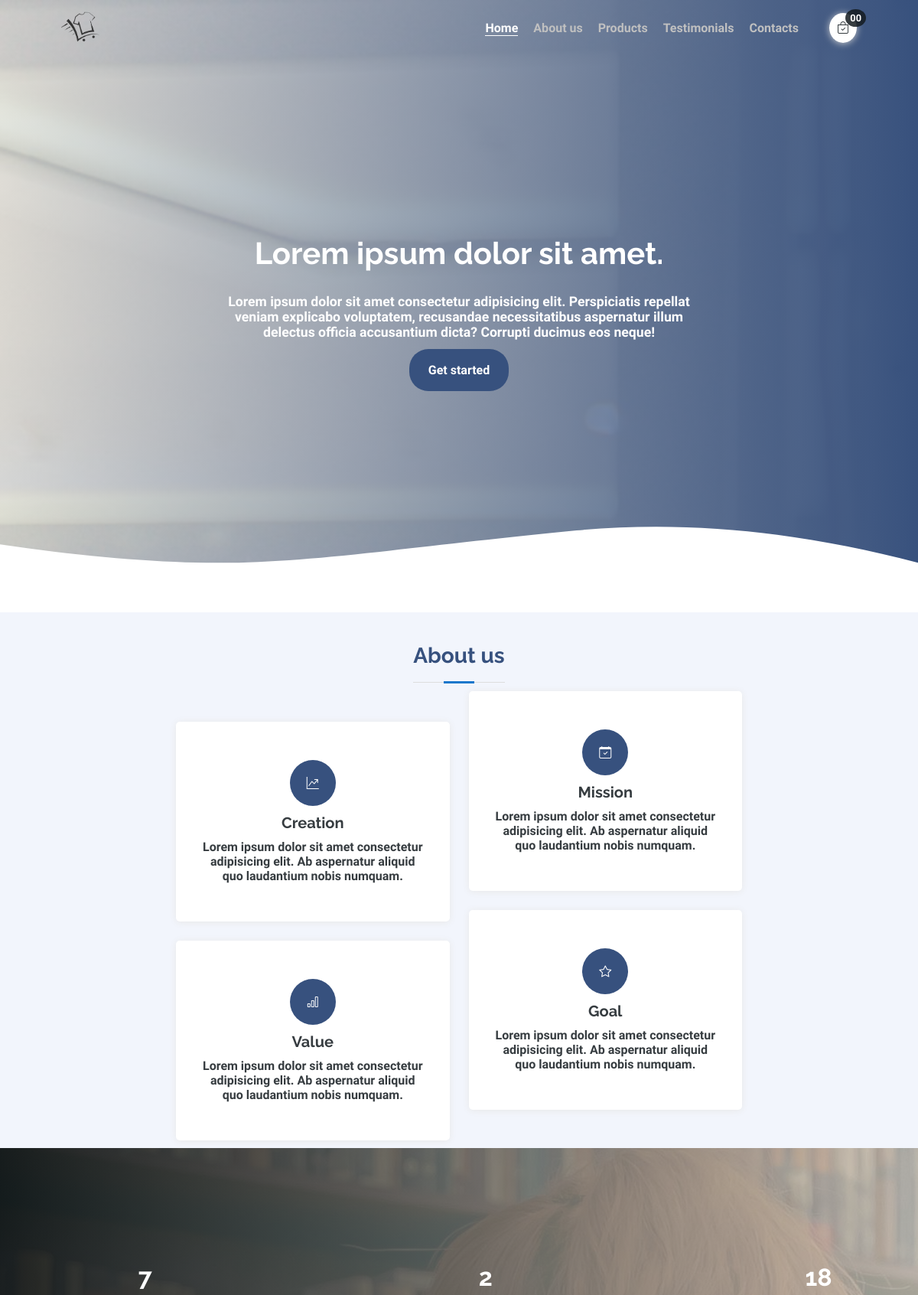
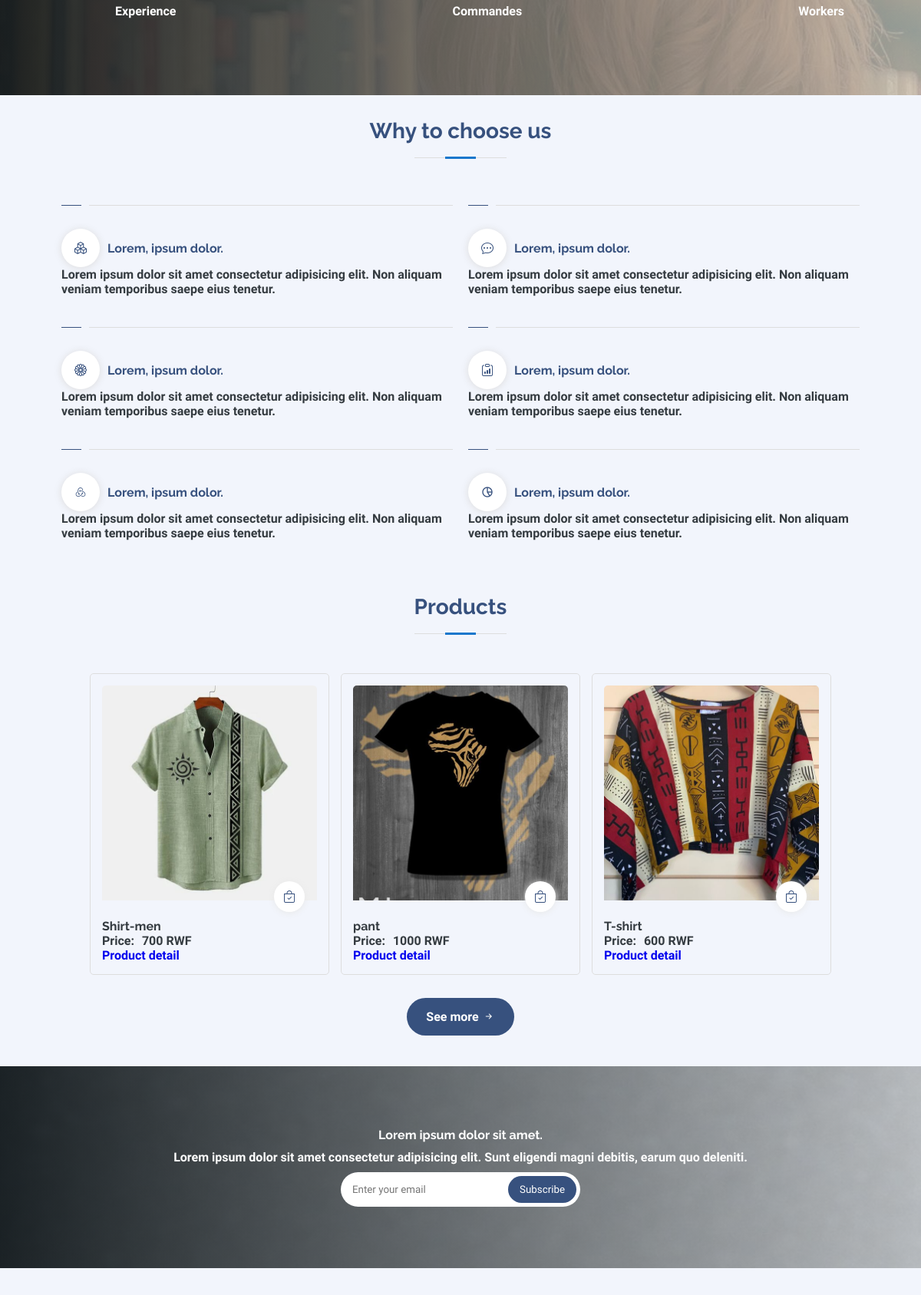
The app's page /templates/ (signed in, upper part) with its own data (2 pictures, top to bottom).
### tables this page shows
CREATE TABLE `products` (
  `product_id` int(11) NOT NULL,
  `name` varchar(255) NOT NULL,
  `category` varchar(10) NOT NULL,
  `size` varchar(100) NOT NULL,
  `stock` int(11) NOT NULL,
  `price` float NOT NULL,
  `description` text NOT NULL,
  `product_image` text NOT NULL
);

### templates/index.php (the view, shortened to what this page needs)
<?php
    require_once('../controllers/functions.php');
    $total_quantity = 0;
    $stmt = $db->prepare('SELECT COUNT(*) AS orders FROM orders ');
    $stmt->execute();
    $orders = $stmt->fetch(PDO::FETCH_ASSOC);
?>
<!DOCTYPE html>
<html lang="en">
<head>
    <link rel="stylesheet" href="../asset/css/style.css">
    <link rel="stylesheet" href="https://unpkg.com/boxicons@2.1.0/css/boxicons.min.css">
    <link href="https://cdn.jsdelivr.net/npm/bootstrap-icons@1.9.0/font/bootstrap-icons.css" rel="stylesheet">
    <link rel="stylesheet" href="https://cdnjs.cloudflare.com/ajax/libs/font-awesome/6.5.2/css/all.min.css"
    />
</head>
<body>
    <header class="header">
        <div class="logo">
            <a href="#"><img src="../asset/images/logo.png" alt=""></a>
        </div>
        <div class="header-list">
            <ul>
                <li><a class="acti" href="#">Home</a></li>
                <li><a href="#about">About us</a></li>
                <li><a href="#product">Products</a></li>
                <li><a href="#testimonial">Testimonials</a></li>
                <li><a href="#contact">Contacts</a></li>
            </ul>
            <div class="mycart">
                <a href="cart.php"><i class="bi bi-bag-check"></i></a>
                <span><?= ($total_quantity > 0) ? str_pad($total_quantity, 2, '0', STR_PAD_LEFT) : '00' ?></span>
            </div>
        </div>
    </header>
    <section class="cover-page">
        <div class="padding">
            <h2>Lorem ipsum dolor sit amet.</h2>
            <p>Lorem ipsum dolor sit amet consectetur adipisicing elit. Perspiciatis repellat veniam explicabo voluptatem, recusandae necessitatibus aspernatur illum delectus officia accusantium dicta? Corrupti ducimus eos neque!</p>
            <a href="login.php">Get started</a>
        </div>
        <div class="wave">
        </div>
    </section>
    <section id="about" class="about-us padding">
        <div class="title">
            <h2>About us</h2>
        </div>
        <div class="about-container">
            <div class="about-items">
                <div class="all-items">
                    <div class="item-box">
                        <i class="bi bi-graph-up-arrow"></i>
                        <h4>Creation</h4>
                        <p>Lorem ipsum dolor sit amet consectetur adipisicing elit. Ab aspernatur aliquid quo laudantium nobis numquam.</p>
                    </div>
                    <div class="item-box">
                        <i class="bi bi-calendar-check"></i>
                        <h4>Mission</h4>
                        <p>Lorem ipsum dolor sit amet consectetur adipisicing elit. Ab aspernatur aliquid quo laudantium nobis numquam.</p>
                    </div>
                    <div class="item-box">
                        <i class="bi bi-bar-chart"></i>
                        <h4>Value</h4>
                        <p>Lorem ipsum dolor sit amet consectetur adipisicing elit. Ab aspernatur aliquid quo laudantium nobis numquam.</p>
                    </div>
                    <div class="item-box">
                        <i class="bi bi-star"></i>
                        <h4>Goal</h4>
                        <p>Lorem ipsum dolor sit amet consectetur adipisicing elit. Ab aspernatur aliquid quo laudantium nobis numquam.</p>
                    </div>
                </div>
            </div>
        </div>
    </section>
    <section class="wrapper">
        <div class="wrapper-container padding">
            <div class="counter">
                <span class="num" data-val="10">0</span>
                <p>Experience</p>
            </div>
            <div class="counter">
                <span class="num" data-val="  <?=$orders['orders']?>">0</span>
                <p>Commandes</p>
            </div>
            <div class="counter">
                <span class="num" data-val="25">0</span>
                <p>Workers</p>
            </div>
        </div>
    </section>
    <section class="choose-us">
        <div class="title">
            <h2>Why to choose us</h2>
        </div>
        <div class="choose-us-details padding">
            <div class="choose-item">
                <div class="lines">
                    <h5></h5>
                    <h6></h6>
                </div>
                <div class="choose-textbox">
                    <div>
                        <i class="bi bi-boxes"></i>
                        <h4>Lorem, ipsum dolor.</h4>
                    </div>
                    <p>Lorem ipsum dolor sit amet consectetur adipisicing elit. Non aliquam veniam temporibus saepe eius tenetur.</p>
                </div>
            </div>
            <div class="choose-item">
                <div class="lines">
                    <h5></h5>
                    <h6></h6>
                </div>
                <div class="choose-textbox">
                    <div>
                        <i class="bi bi-chat-dots"></i>
                        <h4>Lorem, ipsum dolor.</h4>
                    </div>
                    <p>Lorem ipsum dolor sit amet consectetur adipisicing elit. Non aliquam veniam temporibus saepe eius tenetur.</p>
                </div>
            </div>
            <div class="choose-item">
                <div class="lines">
                    <h5></h5>
                    <h6></h6>
                </div>
                <div class="choose-textbox">
                    <div>
                        <i class="bi bi-flower1"></i>
                        <h4>Lorem, ipsum dolor.</h4>
                    </div>
                    <p>Lorem ipsum dolor sit amet consectetur adipisicing elit. Non aliquam veniam temporibus saepe eius tenetur.</p>
                </div>
            </div>
            <div class="choose-item">
                <div class="lines">
                    <h5></h5>
                    <h6></h6>
                </div>
                <div class="choose-textbox">
                    <div>
                        <i class="bi bi-clipboard-data"></i>
                        <h4>Lorem, ipsum dolor.</h4>
                    </div>
                    <p>Lorem ipsum dolor sit amet consectetur adipisicing elit. Non aliquam veniam temporibus saepe eius tenetur.</p>
                </div>
            </div>
            <div class="choose-item">
                <div class="lines">
                    <h5></h5>
                    <h6></h6>
                </div>
                <div class="choose-textbox">
                    <div>
                        <i class='bx bxl-redux'></i>
                        <h4>Lorem, ipsum dolor.</h4>
                    </div>
                    <p>Lorem ipsum dolor sit amet consectetur adipisicing elit. Non aliquam veniam temporibus saepe eius tenetur.</p>
                </div>
            </div>
            <div class="choose-item">
                <div class="lines">
                    <h5></h5>
                    <h6></h6>
                </div>
                <div class="choose-textbox">
                    <div>
                        <i class='bx bx-pie-chart-alt-2'></i>
                        <h4>Lorem, ipsum dolor.</h4>
                    </div>
                    <p>Lorem ipsum dolor sit amet consectetur adipisicing elit. Non aliquam veniam temporibus saepe eius tenetur.</p>
                </div>
            </div>
        </div>
    </section>
    <section id="product" class="product padding">
        <div class="title">
            <h2>Products</h2>
        </div>
        <div class="all-product">
            <?php
                $query = $db->prepare('SELECT * FROM products LIMIT 6');
                $query->execute();
                $products = $query->fetchAll();
                if(! $products){
                    ?><div>No products already added !!</div><?php
                }else{
                    foreach($products as $product){
                        ?>
                            <div class="prod-item">
                                <p><img src="product_images/<?=$product['product_image']?>" alt=""></p>
                                <div class="prod-details">
                                    <h4><?=$product['name']?></h4>
                                    <div class="price">
                                        <p>Price:</p>
                                        <span><?=$product['price']?> RWF</span>
                                    </div>
                                    <a href="productdetail.php?product_id=<?=$product['product_id']?>">Product detail</a>
                                    <a href="productdetail.php?product_id=<?=$product['product_id']?>" title="Add to cart"><i class="bi bi-bag-check"></i></a>
                                </div>
                            </div>
                        <?php
                    }
                }
            ?>
        </div>
        <div class="see-more">
            <a href="product.php">See more </a>
            <i class="bi bi-arrow-right-short"></i>
        </div>
    </section>
    <section class="newsletter padding">
        <h4>Lorem ipsum dolor sit amet.</h4>
        <p>Lorem ipsum dolor sit amet consectetur adipisicing elit. Sunt eligendi magni debitis, earum quo deleniti.</p>
        <form action="../controllers/news-letter.php" method="post">
            <div>
                    <input type="email" name="email" placeholder="Enter your email">
                    <button name="send">Subscribe</button>
            </div>
        </form>
    </section>
    <section id="testimonial" class="testimonials padding">
    </section>
</body>
</html>

### records on screen
products: product_image (picture), name "Shirt-men", price "700"
products: product_image (picture), name "pant", price "1000"
products: product_image (picture), name "T-shirt", price "600"
